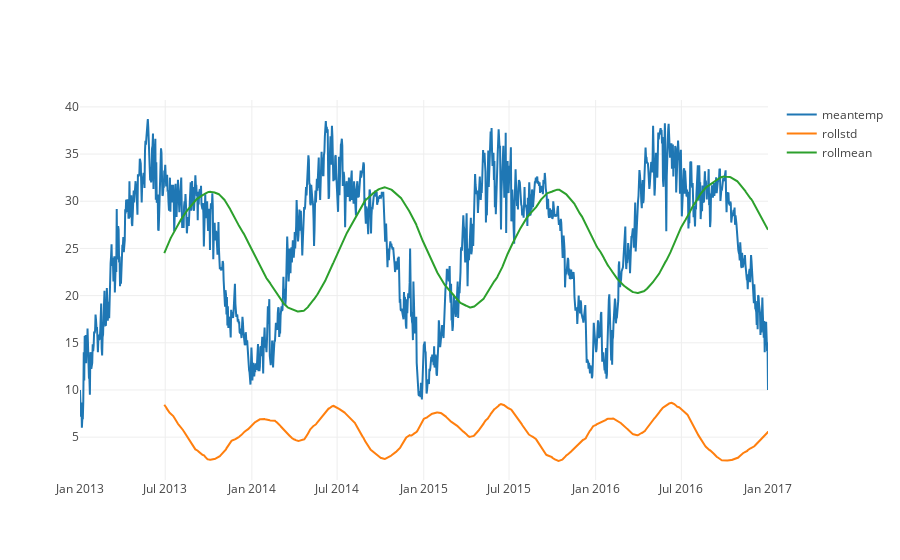

The cell this chart's notebook holds for it:
### Code cell
def plot_mean_std(df,window_size):
    rollmean = df.rolling(window=window_size).mean()
    rollstd = df.rolling(window=window_size).std()
    
    fig = go.Figure()
    
    fig.add_trace(go.Scatter(
        x=pd.to_datetime(df.index.values),
        y=df['meantemp'],
        name='meantemp'
    ))
    
    fig.add_trace(go.Scatter(
        x=pd.to_datetime(df.index.values),
        y=rollstd['meantemp'],
        name='rollstd'
    )) 
        
    fig.add_trace(go.Scatter(
        x=pd.to_datetime(df.index.values),
        y=rollmean['meantemp'],
        name='rollmean'
    ))
    
    fig.show()
    
plot_mean_std(df_train,window_size=180)

### Figure 1 — Plotly figure (JSON) as saved in the notebook; plotly's stock layout.template omitted (floating-point values rounded to 4 significant figures; data arrays with more than 128 entries replaced by an {"elided": "..."} marker saying what was removed)
{"data": [{"name": "meantemp", "type": "scatter", "uid": "0e768bc2-0151-460e-b762-13bbdf2c2801", "x": {"elided": "1462 str values"}, "y": {"elided": "1462 float values"}}, {"name": "rollstd", "type": "scatter", "uid": "886836ef-7c98-49b7-9ff8-359054facea4", "x": {"elided": "1462 str values"}, "y": {"elided": "1462 float values"}}, {"name": "rollmean", "type": "scatter", "uid": "5fcfdf9c-2e77-460a-bccb-a9896b3f4320", "x": {"elided": "1462 str values"}, "y": {"elided": "1462 float values"}}], "layout": {}}
